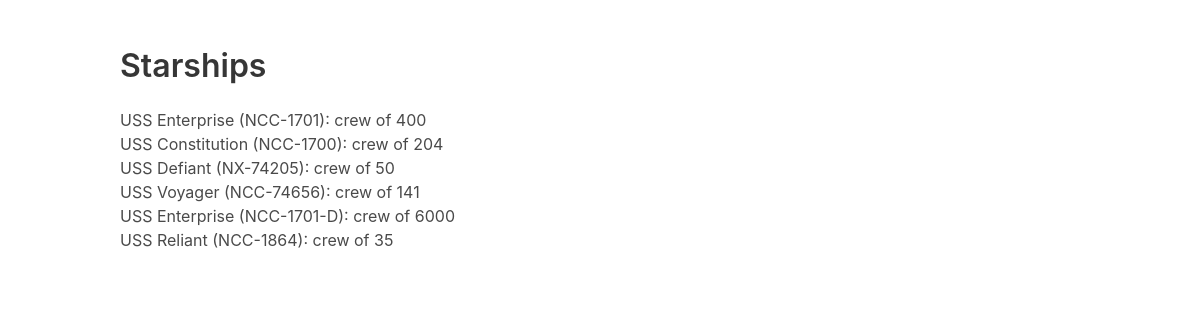
The page / on the database its author committed.
### starships/models.py (models this page shows, shortened)
class Starship(models.Model):
  name = models.CharField(max_length=50)
  registry = models.CharField(max_length=50)
  crew = models.IntegerField()

### website/views.py (the view)
# urls.py: 2. Add a URL to urlpatterns:  path('', views.home, name='home')
def home(request):
  return render(request, 'website/home.html', {'ships': Starship.objects.all()})

### website/templates/website/home.html
{% extends 'base.html' %}
{% block content %}
  <h1 class="title">Starships</h1>
  <ul>
    {% for ship in ships %}
      <li>{{ship.name}} ({{ship.registry}}): crew of {{ship.crew}}</li>
    {% endfor %}
  </ul>
{% endblock content %}

### website/templates/base.html (shortened to what this page needs)
{% load static %}
<!DOCTYPE html>
<html lang="en">
<head>
  <link rel="stylesheet" href="{% static 'website/bulma.css' %}">
</head>
<body>
  <section class="section">
  <div class="container">
  {% block content %}
  {% endblock content %}
  </section>
</body>
</html>

### rows shown on the page
Starship: name "USS Enterprise", registry "NCC-1701", crew "400"
Starship: name "USS Constitution", registry "NCC-1700", crew "204"
Starship: name "USS Defiant", registry "NX-74205", crew "50"
Starship: name "USS Voyager", registry "NCC-74656", crew "141"
Starship: name "USS Enterprise", registry "NCC-1701-D", crew "6000"
Starship: name "USS Reliant", registry "NCC-1864", crew "35"
